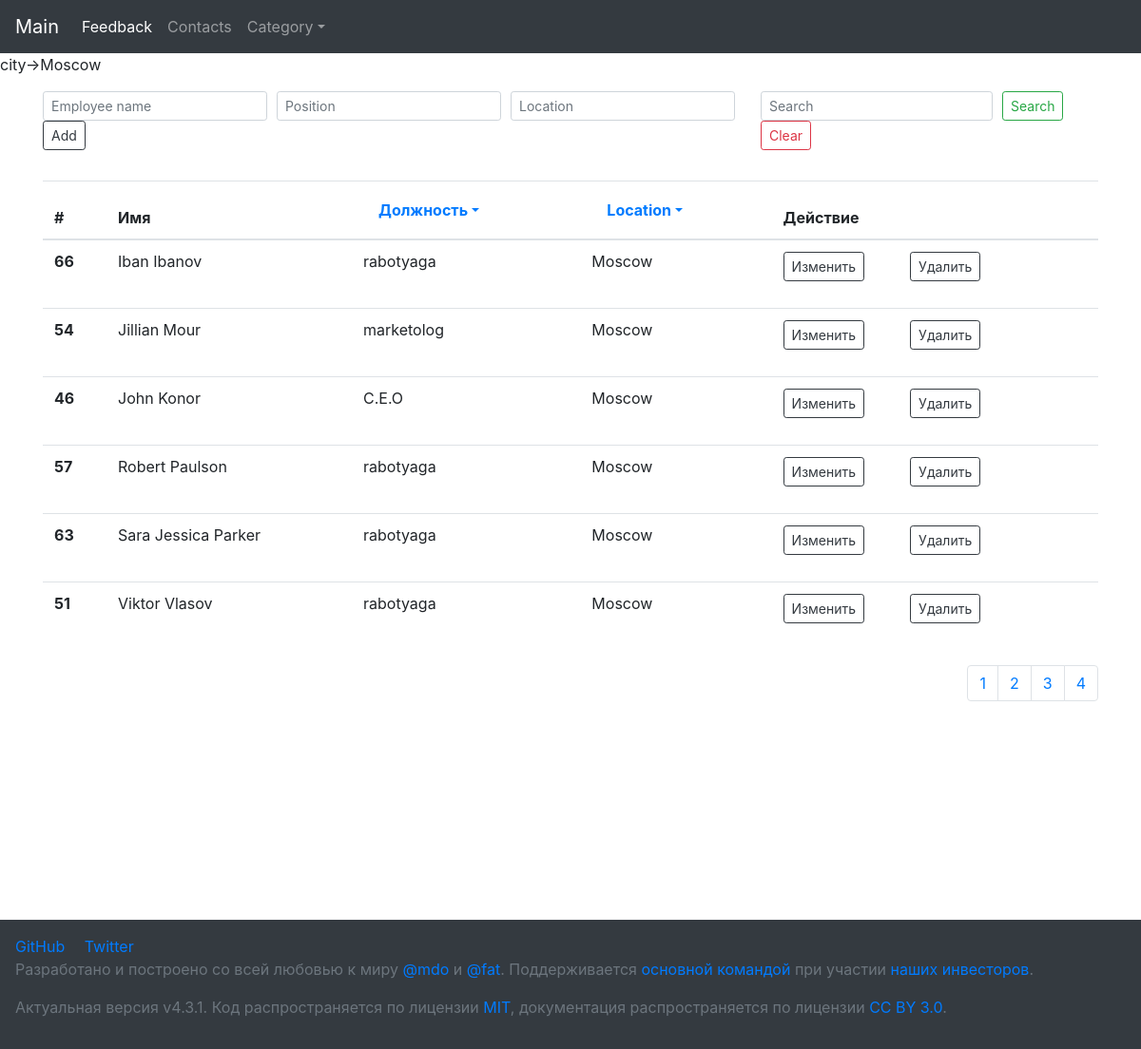
The app's page /templates/request.php/contacts.php?city=Moscow with its own data.
### tables this page shows
CREATE TABLE `planets` (
  `id` tinyint(1) UNSIGNED NOT NULL,
  `name` varchar(50) NOT NULL,
  `position` varchar(50) NOT NULL,
  `location` varchar(50) NOT NULL
);

### templates/request.php (the view, shortened to what this page needs)
<?php require "../config_db.php" ?>
<?php require "header.php" ?>
<?php
$keyword = $_GET['search'];
$city = $_GET['city'];
$position = $_GET['position'];
foreach($_GET as $key=>$value){
    echo $key ."->". $value ;
}
$html     = NULL;
$limit    = 5;
$start    = isset($_GET['start'])   ? intval($_GET['start'])   : 0;
if ($city) {
    $stmt = $pdo->prepare("SELECT * FROM planets WHERE  location = ?  ORDER BY name");
    $stmt->bindParam(1, $city, PDO::PARAM_STR, 12);
    $stmt->execute();
    $array = $stmt->fetchAll(PDO::FETCH_ASSOC);
} else if ($position) {
    $stmt = $pdo->prepare("SELECT * FROM planets WHERE  position = ?  ORDER BY name");
    $stmt->bindParam(1, $position, PDO::PARAM_STR, 12);
    $stmt->execute();
    $array = $stmt->fetchAll(PDO::FETCH_ASSOC);
} else if ($keyword) {
    $stmt = $pdo->prepare("SELECT * FROM planets WHERE  name LIKE LOWER('%" . $keyword . "%')
                       OR position LIKE LOWER('%" . $keyword  . "%') OR location LIKE LOWER('%" . $keyword  . "%') ORDER BY name");
    $stmt->execute();
    $array = $stmt->fetchAll(PDO::FETCH_ASSOC);
} else {
    $sth = $pdo->prepare("SELECT * FROM `planets` LIMIT $start,$limit ");
    $sth->execute();
    $array = $sth->fetchAll(PDO::FETCH_ASSOC);
    $allItems = $sth->fetch(PDO::FETCH_OBJ)->count;
    var_dump($sth);
}
?>
<div class="container my-3">
    <div class="row">
        <div class="col-8">
            <form action="add.php" method="POST">
                <div class="align-items-center form-row">
                    <div class="col-auto">
                        <input id="name" name="name" type="text" class="form-control form-control-sm" placeholder="Employee name">
                    </div>
                    <div class="col-auto">
                        <input id="position" name="position" type="text" class="form-control form-control-sm" placeholder="Position">
                    </div>
                    <div class="col-auto">
                        <input id="location" name="location" type="text" class="form-control form-control-sm" placeholder="Location">
                    </div>
                    <div class="col-auto">
                        <button name="submit" type="submit" class="btn btn-outline-dark btn-sm">Add</button>
                    </div>
                </div>
            </form>
        </div>
        <div class="col-4">
            <form action="request.php" class="align-items-center form-row">
                <div class="align-items-center form-row">
                    <div class="col-auto">
                        <input class="form-control mr-sm-2 form-control-sm" type="text" maxlength="15" id="search" name="search" required placeholder="Search" value="<?php if (isset($_GET['search'])) echo $_GET['search']; ?>">
                    </div>
                    <div class="col-auto">
                        <button class="btn btn-outline-success btn-sm my-2 my-sm-0" type="submit">Search</button>
                    </div>
                    <div class="col-auto">
                        <button class="btn btn-outline-danger btn-sm my-2 my-sm-0" type="reset" onclick="location.href = '/templates/request.php'">Clear</button>
                    </div>
                </div>
            </form>
        </div>
    </div>
    <table class="my-table table table-hover table-gray my-3">
        <thead>
            <tr>
                <th scope="col">#</th>
                <th scope="col">Имя</th>
                <th scope="col">
                    <a class="nav-link dropdown-toggle" data-toggle="dropdown" href="#" role="button" aria-haspopup="true" aria-expanded="false">Должность</a>
                </th>
                <th scope="col">
                    <a class="nav-link dropdown-toggle" data-toggle="dropdown" href="#" role="button" aria-haspopup="true" aria-expanded="false">Location</a>
                </th>
                <th scope="col">Действие</th>
            </tr>
        </thead>
        <tbody>
            <?php foreach ($array as $row) { ?>
                <tr>
                    <th scope="row"> <?php echo $row['id'] . "\n"; ?> </th>
                    <td> <?php echo $row['name'] . "\n"; ?> </td>
                    <td> <?php echo $row['position'] . "\n", "<br>"; ?> </td>
                    <td> <?php echo $row['location'] . "\n", "<br>"; ?> </td>
                    <td>
                        <div class="form-small">
                            <form action="update.php" method="GET">
                                <button name="submit" type="submit" class="mr-5 btn btn-outline-dark btn-sm">Изменить</button></a>
                            </form>
                            <form action="delete.php?id=<?php echo $row['id'] ?>" method="POST">
                                <button name="submit" type="submit" class="btn btn-outline-dark btn-sm">Удалить</button></a>
                            </form>
                        </div>
                    </td>
                </tr>
            <?php } ?>
        </tbody>
    </table>
    <?php
    $sth = $pdo->prepare("SELECT COUNT(*) as count FROM planets");
    $sth->execute();
    $allItems = $sth->fetch(PDO::FETCH_OBJ)->count;
    $pageCount = ceil( $allItems / $limit);
    for( $i = 0; $i < $pageCount; $i++ ) {
        $html .= '<li class="page-item"><a class="page-link" href="/templates/request.php?'  . '&start=' . ($i * $limit)  . '">' . ($i + 1)  . '</a></li>';
    }
    echo '<ul class="pagination justify-content-end">' . $html . '</ul>';
    ?>
</div>
<?php require "footer.php" ?>

### style.css (style rules this page uses)
body { padding-top: 56px; padding-bottom: 350px; }
.form-small { display: flex; }
.my-table th, td { vertical-align: center !important; }

### records on screen
planets: id "66", name "Iban Ibanov", position "rabotyaga", location "Moscow"
planets: id "54", name "Jillian Mour", position "marketolog", location "Moscow"
planets: id "46", name "John Konor", position "C.E.O", location "Moscow"
planets: id "57", name "Robert Paulson", position "rabotyaga", location "Moscow"
planets: id "63", name "Sara Jessica Parker", position "rabotyaga", location "Moscow"
planets: id "51", name "Viktor Vlasov", position "rabotyaga", location "Moscow"

### other values on screen
$key "city"
$value "Moscow"
